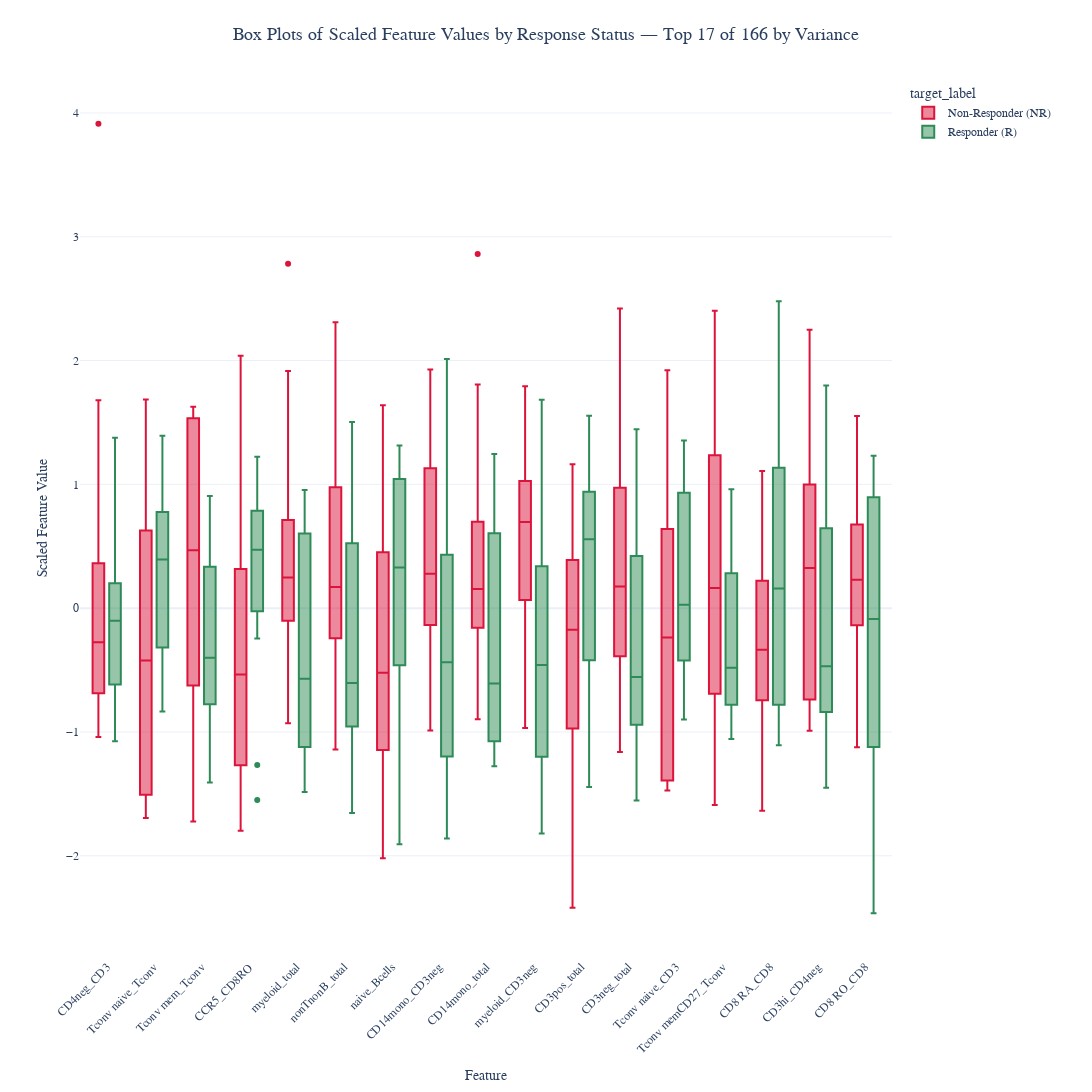

Notebook cell for this chart:
### Code cell
# %%

# [7] Box Plots: Scaled Features
print("\n--- Generating box plots of scaled feature values (Top 10% by variance) ---")

# Reuse the same top-variance feature set for consistency
_total_features = len(feature_columns)
_k_top = max(1, int(np.ceil(0.10 * _total_features)))
_top_variance_features = (
    X.var().sort_values(ascending=False).index[:_k_top].tolist()
)

scaled_box_plot = create_box_plots(
    X,
    y,
    _top_variance_features,
    f"Box Plots of Scaled Feature Values by Response Status — Top {_k_top} of {_total_features} by Variance",
    "Scaled Feature Value",
    scaled=True,
)
scaled_box_plot.show()

### Figure 1 — Plotly figure (JSON) as saved in the notebook; plotly's stock layout.template omitted (floating-point values rounded to 4 significant figures; data arrays with more than 128 entries replaced by an {"elided": "..."} marker saying what was removed)
{"data": [{"alignmentgroup": "True", "boxpoints": "outliers", "hovertemplate": "target_label=Non-Responder (NR)<br>Feature=%{x}<br>Value=%{y}<extra></extra>", "legendgroup": "Non-Responder (NR)", "marker": {"color": "#DC143C"}, "name": "Non-Responder (NR)", "notched": false, "offsetgroup": "Non-Responder (NR)", "orientation": "v", "showlegend": true, "type": "box", "x": {"elided": "221 str values"}, "x0": " ", "xaxis": "x", "y": {"elided": "221 float values"}, "y0": " ", "yaxis": "y"}, {"alignmentgroup": "True", "boxpoints": "outliers", "hovertemplate": "target_label=Responder (R)<br>Feature=%{x}<br>Value=%{y}<extra></extra>", "legendgroup": "Responder (R)", "marker": {"color": "#2E8B57"}, "name": "Responder (R)", "notched": false, "offsetgroup": "Responder (R)", "orientation": "v", "showlegend": true, "type": "box", "x": {"elided": "272 str values"}, "x0": " ", "xaxis": "x", "y": {"elided": "272 float values"}, "y0": " ", "yaxis": "y"}], "layout": {"boxmode": "group", "font": {"family": "Arial, sans-serif", "size": 14}, "height": 1200, "legend": {"font": {"size": 12}, "title": {"text": "target_label"}, "tracegroupgap": 0, "x": 1.02, "xanchor": "left", "y": 1, "yanchor": "top"}, "margin": {"b": 80, "l": 80, "r": 200, "t": 80}, "title": {"font": {"size": 18}, "text": "Box Plots of Scaled Feature Values by Response Status — Top 17 of 166 by Variance", "x": 0.5}, "width": 2000, "xaxis": {"anchor": "y", "domain": [0, 1], "tickangle": -45, "tickfont": {"size": 12}, "title": {"font": {"size": 14}, "text": "Feature"}}, "yaxis": {"anchor": "x", "domain": [0, 1], "tickfont": {"size": 12}, "title": {"font": {"size": 14}, "text": "Scaled Feature Value"}}}}
